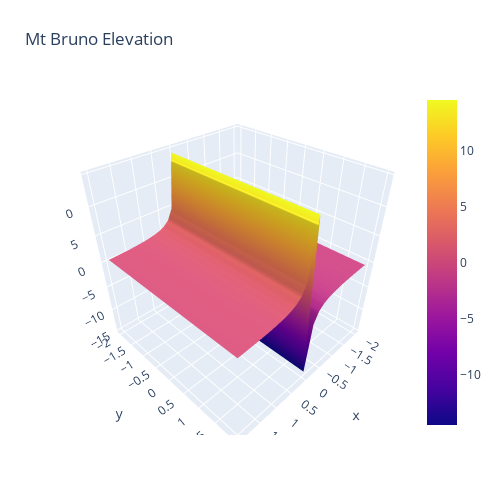

The cell this chart's notebook holds for it:
### Code cell
def rotate_z(x, y, z, theta):
    w = x+1j*y
    return np.real(np.exp(1j*theta)*w), np.imag(np.exp(1j*theta)*w), z

x_eye = -1.25
y_eye = 2
z_eye = 0.5

data = fig
frames=[]
for t in np.arange(0, 6.26, 0.1):
    xe, ye, ze = rotate_z(x_eye, y_eye, z_eye, -t)
    frames.append(dict(layout=dict(scene=dict(camera=dict(eye=dict(x=xe, y=ye, z=ze))))))

fig = go.Figure(data=data, frames=frames)

fig.show()

### Figure 1 — Plotly figure (JSON) as saved in the notebook; plotly's stock layout.template omitted (floating-point values rounded to 4 significant figures; data arrays with more than 128 entries replaced by an {"elided": "..."} marker saying what was removed)
{"data": [{"type": "surface", "x": [-2, -1.862, -1.724, -1.586, -1.448, -1.31, -1.172, -1.034, -0.8966, -0.7586, -0.6207, -0.4828, -0.3448, -0.2069, -0.06897, 0.06897, 0.2069, 0.3448, 0.4828, 0.6207, 0.7586, 0.8966, 1.034, 1.172, 1.31, 1.448, 1.586, 1.724, 1.862, 2], "y": [-2, -1.862, -1.724, -1.586, -1.448, -1.31, -1.172, -1.034, -0.8966, -0.7586, -0.6207, -0.4828, -0.3448, -0.2069, -0.06897, 0.06897, 0.2069, 0.3448, 0.4828, 0.6207, 0.7586, 0.8966, 1.034, 1.172, 1.31, 1.448, 1.586, 1.724, 1.862, 2], "z": {"elided": "30x30 float values"}}], "layout": {"autosize": false, "height": 500, "margin": {"b": 65, "l": 65, "r": 50, "t": 90}, "title": {"text": "Mt Bruno Elevation"}, "width": 500}}
